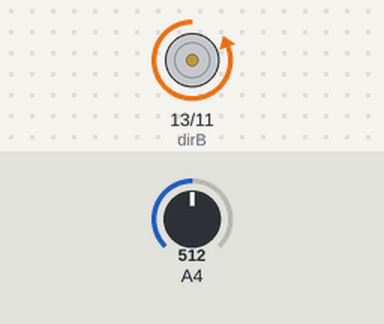
A sketch run on a simulated Arduino Uno, built with avr-gcc and run on an emulated ATmega328P. On the bench: direction and speed pins drawn as motors (green arrow = direction pin HIGH = forward, orange = LOW = backward, longer = more drive). The test bench sets the inputs (shaded band); at power-on: A4 = 512. What the sketch prints to the serial monitor is not drawn.

Above: at 0.1 s.
Timing chart, 0 to 1.6 s (numbered marks = the images above):
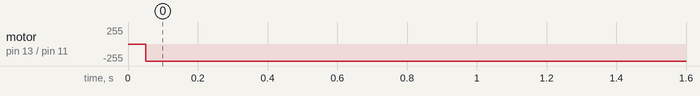

Measured:
- by itself, motor on pin 13 (dirB) / pin 11 (speedB): stopped → backward 255/255 at 0.05 s

The sketch:

TestRotationMoteur.ino
```cpp
int dirA = 12;
int dirB = 13;  // not used in this example
int speedA = 10;
int speedB = 11; // not used in this example
int raw = 0;


void setup()
{
  	pinMode(dirB, OUTPUT);
	Serial.begin(115200);
Serial.println("Standby ready");
delay(50);
}

void loop()
{

	digitalWrite(dirB, 0); // set direction
        analogWrite(speedB, 255); // set speed (PWM)
raw = analogRead(4);
Serial.println(raw);
delay(50);

}
```
